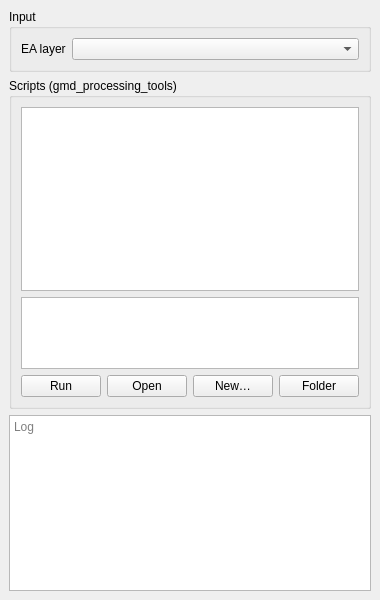
<?xml version="1.0" encoding="UTF-8"?>
<ui version="4.0">
 <class>GMDCOProcessingDockBase</class>
 <widget class="QDockWidget" name="GMDCOProcessingDockBase">
  <property name="geometry">
   <rect>
    <x>0</x>
    <y>0</y>
    <width>340</width>
    <height>600</height>
   </rect>
  </property>
  <property name="windowTitle">
   <string>GMD CO Processing</string>
  </property>
  <widget class="QWidget" name="dockWidgetContents">
   <layout class="QVBoxLayout" name="mainLayout">
    <item>
     <widget class="QGroupBox" name="inputGroup">
      <property name="title">
       <string>Input</string>
      </property>
      <layout class="QFormLayout" name="inputLayout">
       <item row="0" column="0">
        <widget class="QLabel" name="layerLabel">
         <property name="text">
          <string>EA layer</string>
         </property>
        </widget>
       </item>
       <item row="0" column="1">
        <widget class="QgsMapLayerComboBox" name="layerCombo">
         <property name="toolTip">
          <string>Available in scripts as the variable ea_layer</string>
         </property>
        </widget>
       </item>
      </layout>
     </widget>
    </item>
    <item>
     <widget class="QGroupBox" name="scriptsGroup">
      <property name="title">
       <string>Scripts (gmd_processing_tools)</string>
      </property>
      <layout class="QVBoxLayout" name="scriptsLayout">
       <item>
        <widget class="QListWidget" name="scriptList"/>
       </item>
       <item>
        <widget class="QTextBrowser" name="helpText">
         <property name="maximumSize">
          <size>
           <width>16777215</width>
           <height>80</height>
          </size>
         </property>
        </widget>
       </item>
       <item>
        <layout class="QHBoxLayout" name="buttonLayout">
         <item>
          <widget class="QPushButton" name="runButton">
           <property name="text">
            <string>Run</string>
           </property>
          </widget>
         </item>
         <item>
          <widget class="QPushButton" name="openButton">
           <property name="toolTip">
            <string>Open the script in the QGIS Python console editor</string>
           </property>
           <property name="text">
            <string>Open</string>
           </property>
          </widget>
         </item>
         <item>
          <widget class="QPushButton" name="newButton">
           <property name="toolTip">
            <string>Create a new script from the template</string>
           </property>
           <property name="text">
            <string>New…</string>
           </property>
          </widget>
         </item>
         <item>
          <widget class="QPushButton" name="folderButton">
           <property name="toolTip">
            <string>Open the gmd_processing_tools folder</string>
           </property>
           <property name="text">
            <string>Folder</string>
           </property>
          </widget>
         </item>
        </layout>
       </item>
      </layout>
     </widget>
    </item>
    <item>
     <widget class="QPlainTextEdit" name="logView">
      <property name="readOnly">
       <bool>true</bool>
      </property>
      <property name="placeholderText">
       <string>Log</string>
      </property>
     </widget>
    </item>
   </layout>
  </widget>
 </widget>
 <customwidgets>
  <customwidget>
   <class>QgsMapLayerComboBox</class>
   <extends>QComboBox</extends>
   <header>qgsmaplayercombobox.h</header>
  </customwidget>
 </customwidgets>
 <resources/>
 <connections/>
</ui>
